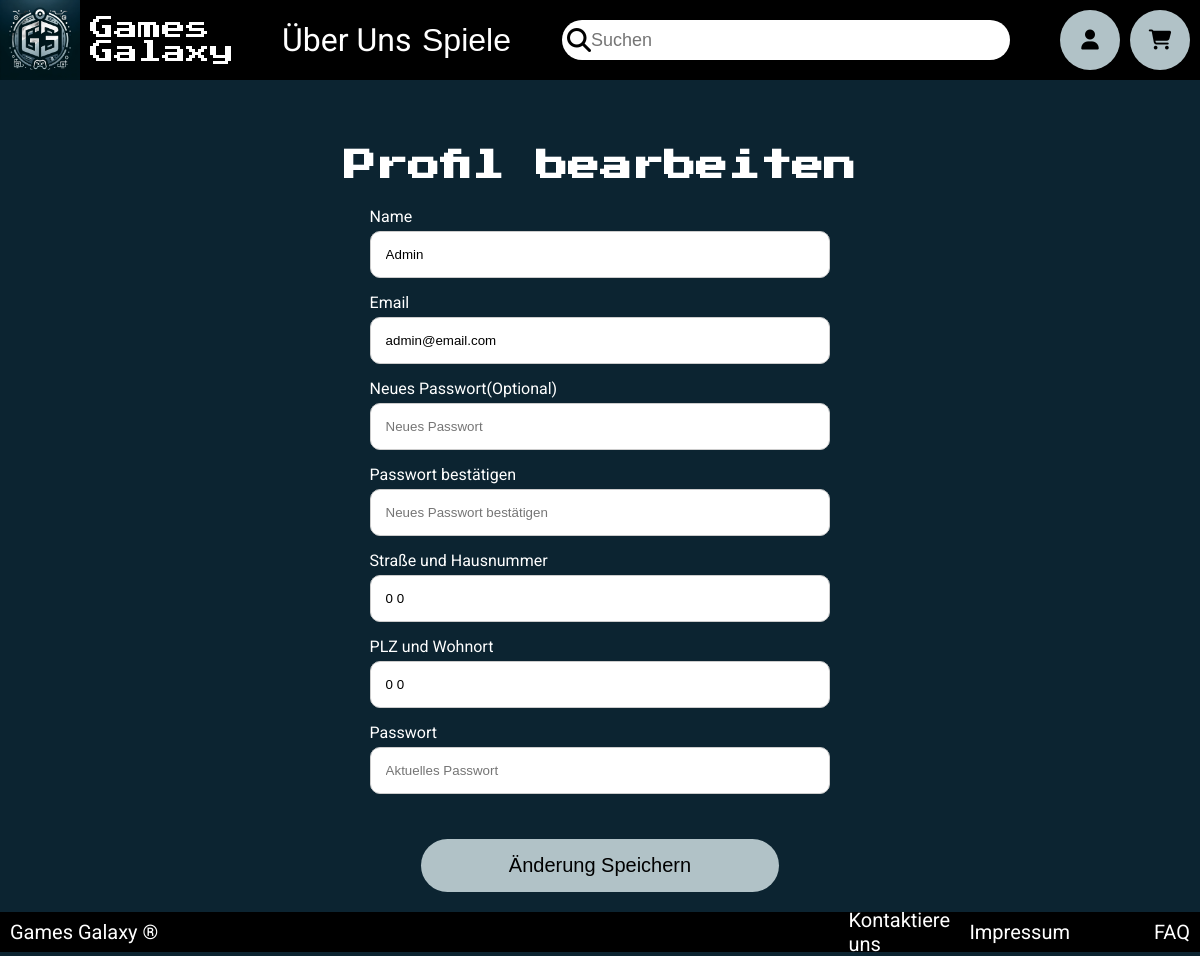
Page /dwp_ws2324_rkt/gamesgalaxy/Bearbeiten/Show (signed in) on the committed database.
### tables this page shows
CREATE TABLE IF NOT EXISTS user_address
(
	address_id				INTEGER		NOT NULL AUTO_INCREMENT,
	user_id					INTEGER		NOT NULL,
	address_street			VARCHAR(50),
	address_street_number	INTEGER,
	address_city			VARCHAR(25),
	address_postalcode		INTEGER,
	CONSTRAINT address_pk PRIMARY KEY (address_id)
);

CREATE TABLE IF NOT EXISTS user
(
	user_id			INTEGER		NOT NULL AUTO_INCREMENT,
	user_name		VARCHAR(25)	NOT NULL,
	user_email		VARCHAR(50)	NOT NULL,
	user_password	VARCHAR(50)	NOT NULL,
	CONSTRAINT user_pk PRIMARY KEY (user_id)
);

### view/View.php (called while the page is built, shortened)
<?php
class View
{
    final function render_html($callback, $params)
    {
        $this->$callback($params);
    }
}

### model/BearbeitenModel.php (called while the page is built, shortened)
<?php
require_once __DIR__."/../lib/DatabaseConnection.php";
class BearbeitenModel extends Model
{
    private \mysqli $db;
    public function __construct()
    {
        $this->db = DatabaseConnection::get_instance();
    }
    public function getUserDataById($userId)
    {
        $getUserById = $this->db->prepare("
        SELECT u.user_id, u.user_name, u.user_email,
        ua.address_id, ua.address_street, ua.address_street_number, ua.address_city, ua.address_postalcode
        FROM user u
        LEFT JOIN user_address ua ON u.user_id = ua.user_id
        WHERE u.user_id = ?");
        $getUserById->bind_param("i", $userId);
        $getUserById->execute();
        $result = $getUserById->get_result();
        if ($result && $result->num_rows > 0)
        {
            $userData = $result->fetch_assoc();
            return $userData;
        } else {
            return null;
        }
    }
}

### lib/DatabaseConnection.php (called while the page is built, shortened)
<?php
class DatabaseConnection
{
    private static \mysqli $instance;
    public static function get_instance(): \mysqli
    {
        if (!isset(self::$instance)) {
            self::$instance = new mysqli("localhost", "root", "", "gg_dbms");
        }
        return self::$instance;
    }
}

### view/BearbeitenView.php (the view, shortened to what this page needs)
<?php
require_once __DIR__."/../view/View.php";
class BearbeitenView extends View
{
    static function show($userData)
    {
        $userName = $userData['user_name'] ?? '';
        $userEmail = $userData['user_email'] ?? '';
        $street = $userData['address_street'] ?? '';
        $streetNumber = $userData['address_street_number'] ?? '';
        $postalCode = $userData['address_postalcode'] ?? '';
        $city = $userData['address_city'] ?? '';
        $userAddress = ("$street $streetNumber");
        $userCity = ("$postalCode $city");
        echo <<<BEARBEITEN
<form class="profile-container" method="post" enctype="multipart/form-data" action="/dwp_ws2324_rkt/gamesgalaxy/Bearbeiten/Edit">
    <div id="form-profile-h1">
        <h1>Profil bearbeiten</h1>
    </div>
    <div class="form-profile-group">
        <label for="profile-name" class="profile-label">Name</label>
        <input type="text" id="profile-name" name="profile-name" class="profile-input" placeholder="Vollständiger Name" value="$userName">
    </div>
    <div class="form-profile-group">
        <label for="profile-email" class="profile-label">Email</label>
        <input type="email" id="profile-email" name="profile-email" class="profile-input" placeholder="beispiel@example.com" value="$userEmail">
    </div>
    <div class="form-profile-group">
        <label for="profile-new-password" class="profile-label">Neues Passwort(Optional)</label>
        <input type="password" id="profile-new-password" name="profile-new-password" class="profile-input" placeholder="Neues Passwort">
    </div>
    <div class="form-profile-group">
        <label for="profile-confirm-new-password" class="profile-label">Passwort bestätigen</label>
        <input type="password" id="profile-confirm-new-password" name="profile-confirm-new-password" class="profile-input" placeholder="Neues Passwort bestätigen">
    </div>
    <div class="form-profile-group">
        <label for="profile-address" class="profile-label">Straße und Hausnummer</label>
        <input type="text" id="profile-address" name="profile-address" class="profile-input" placeholder="Straße und Hausnummer" value="$userAddress">
    </div>
    <div class="form-profile-group">
        <label for="profile-city" class="profile-label">PLZ und Wohnort</label>
        <input type="text" id="profile-city" name="profile-city" class="profile-input" placeholder="PLZ und Wohnort" value="$userCity">
    </div>
    <div class="form-profile-group">
        <label for="profile-current-password" class="profile-label">Passwort</label>
        <input type="password" id="profile-current-password" name="profile-current-password" class="profile-input" placeholder="Aktuelles Passwort" required>
    </div>
    <button type="submit" id="profile-submit" name="profile-submit">Änderung Speichern</button>
</form>
</body>
BEARBEITEN;
    }
}

### rows in the picture
user_address: profile-name "Admin", profile-email "admin@email.com", profile-address "0 0", profile-city "0 0"
